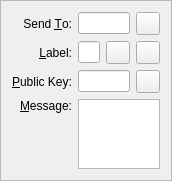
<?xml version="1.0" encoding="UTF-8"?>
<ui version="4.0">
 <class>SendMessagesEntry</class>
 <widget class="QFrame" name="SendMessagesEntry">
  <property name="geometry">
   <rect>
    <x>0</x>
    <y>0</y>
    <width>129</width>
    <height>136</height>
   </rect>
  </property>
  <property name="windowTitle">
   <string>Form</string>
  </property>
  <property name="frameShape">
   <enum>QFrame::StyledPanel</enum>
  </property>
  <property name="frameShadow">
   <enum>QFrame::Sunken</enum>
  </property>
  <layout class="QGridLayout" name="gridLayout">
   <item row="0" column="0">
    <widget class="QLabel" name="label_2">
     <property name="text">
      <string>Send &amp;To:</string>
     </property>
     <property name="alignment">
      <set>Qt::AlignRight|Qt::AlignTrailing|Qt::AlignVCenter</set>
     </property>
     <property name="buddy">
      <cstring>sendTo</cstring>
     </property>
    </widget>
   </item>
   <item row="0" column="1">
    <layout class="QHBoxLayout" name="sendToLayout">
     <item>
      <widget class="QValidatedLineEdit" name="sendTo">
       <property name="toolTip">
        <string>The address to send the payment to</string>
       </property>
       <property name="maxLength">
        <number>34</number>
       </property>
      </widget>
     </item>
     <item>
      <widget class="QToolButton" name="pasteButton">
       <property name="toolTip">
        <string>Paste address from clipboard</string>
       </property>
       <property name="text">
        <string/>
       </property>
       <property name="icon">
        <iconset resource="../bitcoin.qrc">
         <normaloff>:/icons/editpaste</normaloff>:/icons/editpaste</iconset>
       </property>
       <property name="shortcut">
        <string>Alt+P</string>
       </property>
      </widget>
     </item>
    </layout>
   </item>
   <item row="1" column="0">
    <widget class="QLabel" name="label_4">
     <property name="text">
      <string>&amp;Label:</string>
     </property>
     <property name="alignment">
      <set>Qt::AlignRight|Qt::AlignTrailing|Qt::AlignVCenter</set>
     </property>
     <property name="buddy">
      <cstring>addAsLabel</cstring>
     </property>
    </widget>
   </item>
   <item row="1" column="1">
    <layout class="QHBoxLayout" name="horizontalLayout_5">
     <item>
      <widget class="QValidatedLineEdit" name="addAsLabel">
       <property name="enabled">
        <bool>true</bool>
       </property>
       <property name="toolTip">
        <string>Enter a label for this address to add it to your address book</string>
       </property>
      </widget>
     </item>
     <item>
      <widget class="QToolButton" name="addressBookButton">
       <property name="toolTip">
        <string>Choose address from address book</string>
       </property>
       <property name="text">
        <string/>
       </property>
       <property name="icon">
        <iconset resource="../bitcoin.qrc">
         <normaloff>:/icons/address-book</normaloff>:/icons/address-book</iconset>
       </property>
       <property name="shortcut">
        <string>Alt+A</string>
       </property>
      </widget>
     </item>
     <item>
      <widget class="QToolButton" name="deleteButton">
       <property name="toolTip">
        <string>Remove this recipient</string>
       </property>
       <property name="text">
        <string/>
       </property>
       <property name="icon">
        <iconset resource="../bitcoin.qrc">
         <normaloff>:/icons/remove</normaloff>:/icons/remove</iconset>
       </property>
      </widget>
     </item>
    </layout>
   </item>
   <item row="2" column="0">
    <widget class="QLabel" name="publicKeyLabel">
     <property name="text">
      <string>&amp;Public Key:</string>
     </property>
     <property name="buddy">
      <cstring>publicKey</cstring>
     </property>
    </widget>
   </item>
   <item row="2" column="1">
    <layout class="QHBoxLayout" name="horizontalLayout_6">
     <item>
      <widget class="QValidatedLineEdit" name="publicKey"/>
     </item>
     <item>
      <widget class="QToolButton" name="PubkeyPasteButton">
       <property name="toolTip">
        <string>Paste address from clipboard</string>
       </property>
       <property name="text">
        <string/>
       </property>
       <property name="icon">
        <iconset resource="../bitcoin.qrc">
         <normaloff>:/icons/editpaste</normaloff>:/icons/editpaste</iconset>
       </property>
       <property name="shortcut">
        <string>Alt+P</string>
       </property>
      </widget>
     </item>
    </layout>
   </item>
   <item row="3" column="0">
    <widget class="QLabel" name="messageLabel">
     <property name="text">
      <string>&amp;Message:</string>
     </property>
     <property name="alignment">
      <set>Qt::AlignRight|Qt::AlignTop|Qt::AlignTrailing</set>
     </property>
     <property name="buddy">
      <cstring>messageText</cstring>
     </property>
    </widget>
   </item>
   <item row="3" column="1">
    <widget class="QValidatedTextEdit" name="messageText">
     <property name="mouseTracking">
      <bool>true</bool>
     </property>
     <property name="focusPolicy">
      <enum>Qt::WheelFocus</enum>
     </property>
     <property name="tabChangesFocus">
      <bool>false</bool>
     </property>
    </widget>
   </item>
  </layout>
 </widget>
 <customwidgets>
  <customwidget>
   <class>QValidatedLineEdit</class>
   <extends>QLineEdit</extends>
   <header>qvalidatedlineedit.h</header>
  </customwidget>
  <customwidget>
   <class>QValidatedTextEdit</class>
   <extends>QPlainTextEdit</extends>
   <header>qvalidatedtextedit.h</header>
  </customwidget>
 </customwidgets>
 <resources>
  <include location="../bitcoin.qrc"/>
 </resources>
 <connections/>
</ui>
